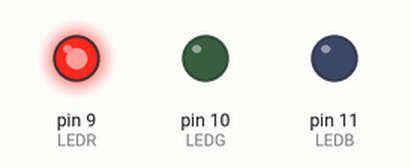
Simulated run of this sketch. Board: Arduino Uno, built with avr-gcc and run on an emulated ATmega328P. On the bench: output pins drawn as LEDs (lit = HIGH).

Above: at 0.5 s.
At 1.5 s:
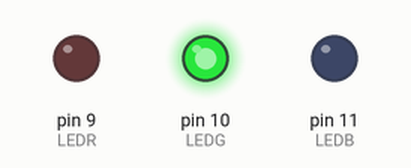
At 2.5 s:
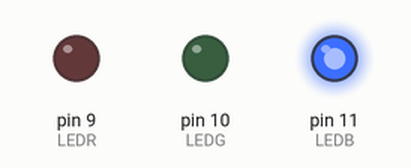
At 3.5 s:
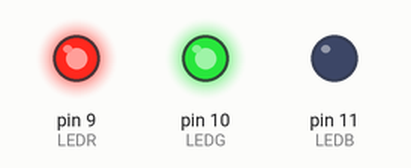
At 4.5 s:
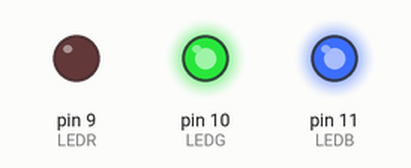
At 5.5 s:
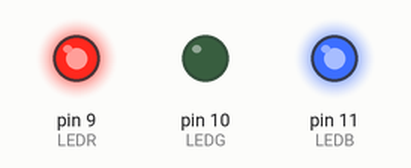
Timing chart, 0 to 7.8 s (numbered marks = the images above):
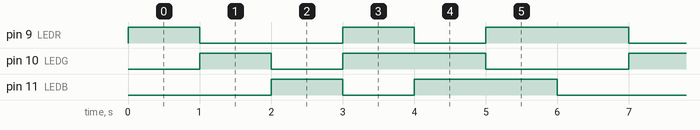

The sketch:

ex2_2.ino
```cpp
// 根據接線圖定義控制R、G、B的腳位
#define LEDR 9
#define LEDG 10
#define LEDB 11

// 關閉LED
void turnoff(){
  digitalWrite(LEDR, LOW);
  digitalWrite(LEDG, LOW);
  digitalWrite(LEDB, LOW);
}

void setup() {
  pinMode(LEDR, OUTPUT);
  pinMode(LEDG, OUTPUT);
  pinMode(LEDB, OUTPUT);
  turnoff();
}


// 每隔一秒改變LED的顏色，紅、綠、藍、黃、青、洋紅
void loop() {
  turnoff();
  digitalWrite(LEDR, HIGH);
  delay(1000);

  turnoff();
  digitalWrite(LEDG, HIGH);
  delay(1000);

  turnoff();
  digitalWrite(LEDB, HIGH);
  delay(1000);

  turnoff();
  digitalWrite(LEDR, HIGH);
  digitalWrite(LEDG, HIGH);
  delay(1000);

  turnoff();
  digitalWrite(LEDG, HIGH);
  digitalWrite(LEDB, HIGH);
  delay(1000);

  turnoff();
  digitalWrite(LEDB, HIGH);
  digitalWrite(LEDR, HIGH);
  delay(1000);
}
```

Measured:
- by itself, pin 9 (LEDR): repeats every 6.0 s: LOW 2.0 s, HIGH 1.0 s, LOW 1.0 s, HIGH 2.0 s
- by itself, pin 10 (LEDG), pin 11 (LEDB): repeats every 6.0 s: LOW 1.0 s, HIGH 2.0 s, LOW 2.0 s, HIGH 1.0 s
- by itself, everything shown: repeats every 6.0 s, in 6 steps
